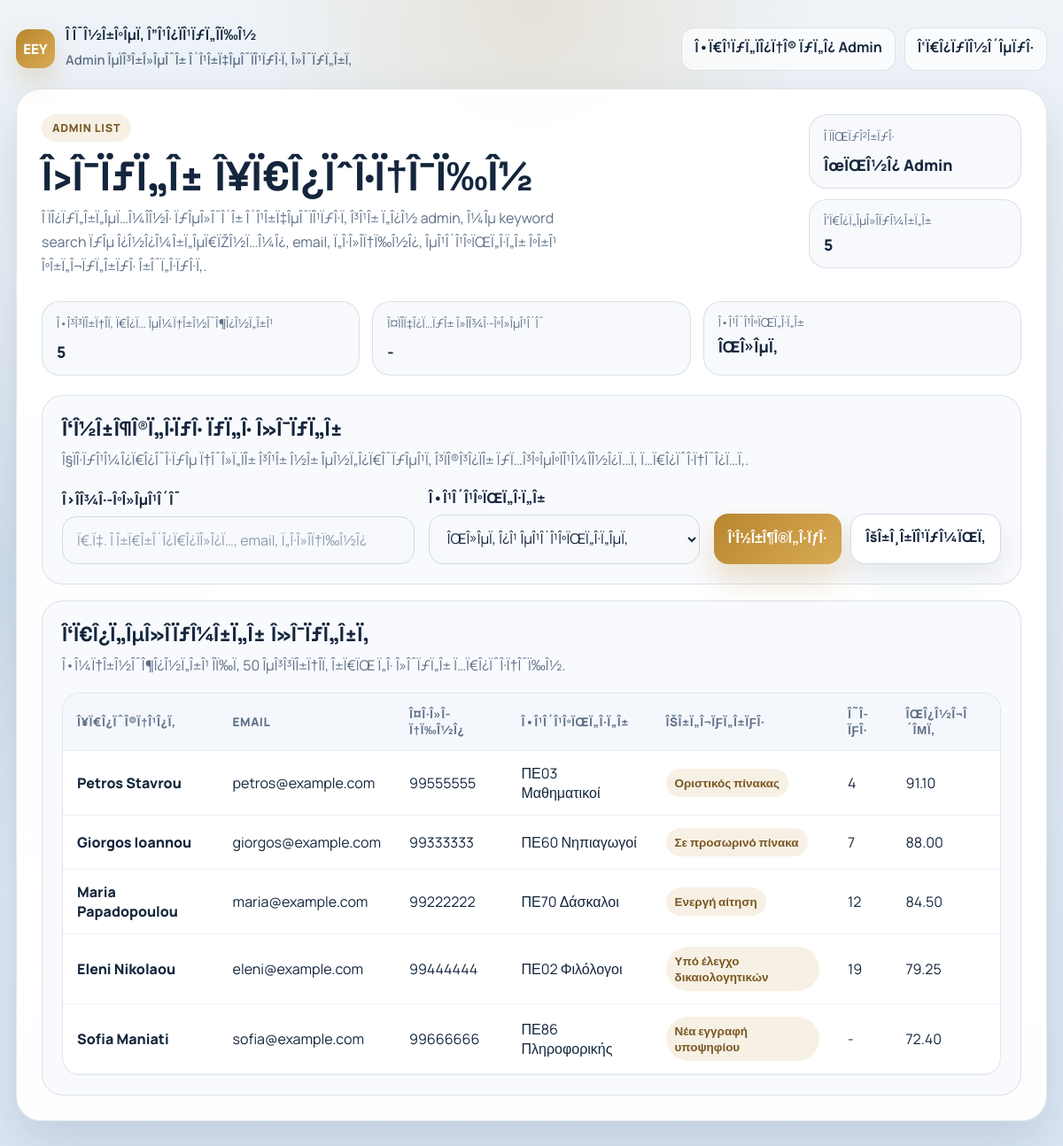
Screenshot of /list.php (signed in) with the database file from the repository.
### tables this page shows
CREATE TABLE IF NOT EXISTS candidate_profiles (
    id INT UNSIGNED AUTO_INCREMENT PRIMARY KEY,
    user_id INT UNSIGNED NOT NULL,
    father_name VARCHAR(100) DEFAULT NULL,
    mother_name VARCHAR(100) DEFAULT NULL,
    birth_date DATE DEFAULT NULL,
    specialty_id INT UNSIGNED DEFAULT NULL,
    application_status VARCHAR(255) DEFAULT NULL,
    ranking_position INT DEFAULT NULL,
    points DECIMAL(10,2) DEFAULT NULL,
    created_at TIMESTAMP NOT NULL DEFAULT CURRENT_TIMESTAMP,
    CONSTRAINT fk_candidate_profiles_user
        FOREIGN KEY (user_id) REFERENCES users(id) ON DELETE CASCADE,
    CONSTRAINT fk_candidate_profiles_specialty
        FOREIGN KEY (specialty_id) REFERENCES specialties(id) ON DELETE SET NULL
);

CREATE TABLE IF NOT EXISTS users (
    id INT UNSIGNED AUTO_INCREMENT PRIMARY KEY,
    username VARCHAR(100) NOT NULL UNIQUE,
    first_name VARCHAR(100) NOT NULL,
    last_name VARCHAR(100) NOT NULL,
    email VARCHAR(190) NOT NULL UNIQUE,
    phone VARCHAR(30) DEFAULT NULL,
    password_hash VARCHAR(255) NOT NULL,
    role ENUM('admin', 'candidate') NOT NULL DEFAULT 'candidate',
    created_at TIMESTAMP NOT NULL DEFAULT CURRENT_TIMESTAMP
);

CREATE TABLE IF NOT EXISTS specialties (
    id INT UNSIGNED AUTO_INCREMENT PRIMARY KEY,
    title VARCHAR(150) NOT NULL,
    description TEXT DEFAULT NULL,
    created_at TIMESTAMP NOT NULL DEFAULT CURRENT_TIMESTAMP
);

### includes/db.php (called while the page is built, shortened)
<?php
$db_host = "localhost";
$db_name = "pinakes_dioristewn";
$db_user = "root";
$db_pass = "";
$db_port = 3306;
final class PdoResultAdapter
{
    private array $rows;
    private int $position = 0;
    public int $num_rows = 0;
    public function __construct(array $rows)
    {
        $this->rows = array_values($rows);
        $this->num_rows = count($this->rows);
    }
    public function fetch_assoc(): ?array
    {
        if ($this->position >= $this->num_rows) {
            return null;
        }
        return $this->rows[$this->position++];
    }
}
final class PdoStatementAdapter
{
    private PdoConnectionAdapter $connection;
    private PDOStatement $statement;
    private array $boundValues = [];
    private ?PdoResultAdapter $result = null;
    public function __construct(PdoConnectionAdapter $connection, PDOStatement $statement)
    {
        $this->connection = $connection;
        $this->statement = $statement;
    }
    public function execute(): bool
    {
        try {
            $this->statement->execute($this->boundValues);
            $this->connection->syncLastInsertId();
            if ($this->statement->columnCount() > 0) {
                $rows = $this->statement->fetchAll(PDO::FETCH_ASSOC);
                $this->result = new PdoResultAdapter($rows);
            } else {
                $this->result = null;
                $this->num_rows = $this->statement->rowCount();
            }
            $this->connection->error = "";
            return true;
        } catch (PDOException $exception) {
            $this->error = $exception->getMessage();
            $this->connection->error = $this->error;
            $this->result = null;
            $this->num_rows = 0;
            return false;
        }
    }
    public function get_result(): ?PdoResultAdapter
    {
        return $this->result;
    }
    public function close(): void
    {
        $this->result = null;
    }
}
final class PdoConnectionAdapter
{
    private PDO $pdo;
    public function __construct(PDO $pdo)
    {
        $this->pdo = $pdo;
    }
    public function prepare(string $sql): PdoStatementAdapter|false
    {
        try {
            $statement = $this->pdo->prepare($sql);
            return new PdoStatementAdapter($this, $statement);
        } catch (PDOException $exception) {
            $this->error = $exception->getMessage();
            return false;
        }
    }
}
try {
    $dsn = "mysql:host={$db_host};port={$db_port};dbname={$db_name};charset=utf8mb4";
    $pdo = new PDO($dsn, $db_user, $db_pass, [
        PDO::ATTR_ERRMODE => PDO::ERRMODE_EXCEPTION,
        PDO::ATTR_DEFAULT_FETCH_MODE => PDO::FETCH_ASSOC,
        PDO::ATTR_EMULATE_PREPARES => false,
    ]);
} catch (PDOException $exception) {
    http_response_code(500);
    die(
        "<!DOCTYPE html>
        <html lang='el'>
        <head>
            <meta charset='UTF-8'>
            <meta name='viewport' content='width=device-width, initial-scale=1.0'>
            <title>Σφάλμα σύνδεσης βάσης</title>
            <style>
                body {
                    font-family: Arial, sans-serif;
                    background: #f4f6f8;
                    margin: 0;
                    padding: 40px 20px;
                    color: #1f2937;
                }
                .error-box {
                    max-width: 720px;
                    margin: 0 auto;
                    background: #ffffff;
                    border: 1px solid #e5e7eb;
                    border-left: 6px solid #dc2626;
                    border-radius: 10px;
                    padding: 24px;
                    box-shadow: 0 8px 24px rgba(0, 0, 0, 0.08);
                }
                h1 {
                    margin-top: 0;
                    color: #b91c1c;
                }
                p {
                    line-height: 1.6;
                }
                code {
                    background: #f3f4f6;
                    padding: 2px 6px;
                    border-radius: 4px;
                }
            </style>
        </head>
        <body>
            <div class='error-box'>
                <h1>Δεν υπάρχει σύνδεση με τη βάση δεδομένων</h1>
                <p>Η εφαρμογή δεν μπόρεσε να συνδεθεί στη MySQL. Έλεγξε αν τρέχει η βάση από το XAMPP.</p>
                <p>Άνοιξε το <code>XAMPP Control Panel</code> και πάτησε <code>Start</code> στο <code>MySQL</code>.</p>
            </div>
        </body>
        </html>"
    );
}
$conn = new PdoConnectionAdapter($pdo);

### includes/functions.php (called while the page is built, shortened)
<?php
function e(?string $value): string
{
    return htmlspecialchars((string) $value, ENT_QUOTES, "UTF-8");
}
function h(?string $value): string
{
    return e($value);
}

### list.php (the view, shortened to what this page needs)
<?php
require_once __DIR__ . "/includes/db.php";
require_once __DIR__ . "/includes/functions.php";
$keyword = trim($_GET["keyword"] ?? "");
$specialtyId = (int) ($_GET["specialty_id"] ?? 0);
$results = [];
$selectedSpecialtyLabel = "ÎŒÎ»ÎµÏ‚";
$sql = "
    SELECT
        u.first_name,
        u.last_name,
        u.email,
        u.phone,
        s.title AS specialty_title,
        cp.application_status,
        cp.ranking_position,
        cp.points
    FROM candidate_profiles cp
    INNER JOIN users u ON u.id = cp.user_id
    LEFT JOIN specialties s ON s.id = cp.specialty_id
    WHERE 1 = 1
";
$sql .= " ORDER BY cp.ranking_position IS NULL, cp.ranking_position ASC, u.last_name ASC, u.first_name ASC LIMIT 50";
$stmt = $conn->prepare($sql);
if ($stmt) {
    $stmt->execute();
    $result = $stmt->get_result();
    if ($result) {
        while ($row = $result->fetch_assoc()) {
            $results[] = $row;
        }
    }
}
$totalResults = count($results);
$hasFilters = $keyword !== "" || $specialtyId > 0;
?>
<!DOCTYPE html>
<html lang="el">
<head>
</head>
<body>
    <main class="page">
        <div class="shell">
            <div class="topbar">
                <div class="brand">
                    <span class="brand-mark">EEY</span>
                    <div class="brand-copy">
                        <strong>Î Î¯Î½Î±ÎºÎµÏ‚ Î”Î¹Î¿ÏÎ¹ÏƒÏ„Î­Ï‰Î½</strong>
                        <span>Admin ÎµÏÎ³Î±Î»ÎµÎ¯Î± Î´Î¹Î±Ï‡ÎµÎ¯ÏÎ¹ÏƒÎ·Ï‚ Î»Î¯ÏƒÏ„Î±Ï‚</span>
                    </div>
                </div>
                <div class="top-actions">
                    <a class="action-link" href="Admin/admindashboard.php">Î•Ï€Î¹ÏƒÏ„ÏÎ¿Ï†Î® ÏƒÏ„Î¿ Admin</a>
                    <a class="action-link" href="auth/logout.php">Î‘Ï€Î¿ÏƒÏÎ½Î´ÎµÏƒÎ·</a>
                </div>
            </div>
            <section class="panel">
                <div class="hero">
                    <div>
                        <span class="eyebrow">Admin List</span>
                        <h1>Î›Î¯ÏƒÏ„Î± Î¥Ï€Î¿ÏˆÎ·Ï†Î¯Ï‰Î½</h1>
                        <p class="intro">
                            Î ÏÎ¿ÏƒÏ„Î±Ï„ÎµÏ…Î¼Î­Î½Î· ÏƒÎµÎ»Î¯Î´Î± Î´Î¹Î±Ï‡ÎµÎ¯ÏÎ¹ÏƒÎ·Ï‚ Î³Î¹Î± Ï„Î¿Î½ admin, Î¼Îµ keyword search ÏƒÎµ Î¿Î½Î¿Î¼Î±Ï„ÎµÏ€ÏŽÎ½Ï…Î¼Î¿, email, Ï„Î·Î»Î­Ï†Ï‰Î½Î¿, ÎµÎ¹Î´Î¹ÎºÏŒÏ„Î·Ï„Î± ÎºÎ±Î¹ ÎºÎ±Ï„Î¬ÏƒÏ„Î±ÏƒÎ· Î±Î¯Ï„Î·ÏƒÎ·Ï‚.
                        </p>
                    </div>
                    <div class="hero-badges">
                        <div class="badge">
                            <span class="badge-label">Î ÏÏŒÏƒÎ²Î±ÏƒÎ·</span>
                            <span class="badge-value">ÎœÏŒÎ½Î¿ Admin</span>
                        </div>
                        <div class="badge">
                            <span class="badge-label">Î‘Ï€Î¿Ï„ÎµÎ»Î­ÏƒÎ¼Î±Ï„Î±</span>
                            <span class="badge-value"><?php echo $totalResults; ?></span>
                        </div>
                    </div>
                </div>
                <section class="stats" aria-label="Î£ÏÎ½Î¿ÏˆÎ· Î»Î¯ÏƒÏ„Î±Ï‚">
                    <div class="stat">
                        <span class="stat-label">Î•Î³Î³ÏÎ±Ï†Î­Ï‚ Ï€Î¿Ï… ÎµÎ¼Ï†Î±Î½Î¯Î¶Î¿Î½Ï„Î±Î¹</span>
                        <span class="stat-kpi"><?php echo $totalResults; ?></span>
                    </div>
                    <div class="stat">
                        <span class="stat-label">Î¤ÏÎ­Ï‡Î¿Ï…ÏƒÎ± Î»Î­Î¾Î·-ÎºÎ»ÎµÎ¹Î´Î¯</span>
                        <span class="stat-kpi"><?php echo $keyword !== "" ? h($keyword) : "-"; ?></span>
                    </div>
                    <div class="stat">
                        <span class="stat-label">Î•Î¹Î´Î¹ÎºÏŒÏ„Î·Ï„Î±</span>
                        <span class="stat-kpi"><?php echo h($selectedSpecialtyLabel); ?></span>
                    </div>
                </section>
                <section class="filters" aria-labelledby="filterTitle">
                    <div class="section-head">
                        <h2 id="filterTitle">Î‘Î½Î±Î¶Î®Ï„Î·ÏƒÎ· ÏƒÏ„Î· Î»Î¯ÏƒÏ„Î±</h2>
                        <p>Î§ÏÎ·ÏƒÎ¹Î¼Î¿Ï€Î¿Î¯Î·ÏƒÎµ Ï†Î¯Î»Ï„ÏÎ± Î³Î¹Î± Î½Î± ÎµÎ½Ï„Î¿Ï€Î¯ÏƒÎµÎ¹Ï‚ Î³ÏÎ®Î³Î¿ÏÎ± ÏƒÏ…Î³ÎºÎµÎºÏÎ¹Î¼Î­Î½Î¿Ï…Ï‚ Ï…Ï€Î¿ÏˆÎ·Ï†Î¯Î¿Ï…Ï‚.</p>
                    </div>
                    <form class="form-grid" method="get" action="list.php">
                        <div>
                            <label for="keyword">Î›Î­Î¾Î·-ÎºÎ»ÎµÎ¹Î´Î¯</label>
                            <input id="keyword" name="keyword" type="text" value="<?php echo h($keyword); ?>" placeholder="Ï€.Ï‡. Î Î±Ï€Î±Î´Î¿Ï€Î¿ÏÎ»Î¿Ï…, email, Ï„Î·Î»Î­Ï†Ï‰Î½Î¿">
                        </div>
                        <div>
                            <label for="specialty_id">Î•Î¹Î´Î¹ÎºÏŒÏ„Î·Ï„Î±</label>
                            <select id="specialty_id" name="specialty_id">
                                <option value="0">ÎŒÎ»ÎµÏ‚ Î¿Î¹ ÎµÎ¹Î´Î¹ÎºÏŒÏ„Î·Ï„ÎµÏ‚</option>
                            </select>
                        </div>
                        <div class="actions">
                            <button class="btn btn-primary" type="submit">Î‘Î½Î±Î¶Î®Ï„Î·ÏƒÎ·</button>
                            <a class="btn btn-secondary" href="list.php">ÎšÎ±Î¸Î±ÏÎ¹ÏƒÎ¼ÏŒÏ‚</a>
                        </div>
                    </form>
                </section>
                <section class="results" aria-labelledby="resultsTitle">
                    <div class="section-head">
                        <h2 id="resultsTitle">Î‘Ï€Î¿Ï„ÎµÎ»Î­ÏƒÎ¼Î±Ï„Î± Î»Î¯ÏƒÏ„Î±Ï‚</h2>
                        <p>
                            <?php if ($hasFilters): ?>
                                Î•Î¼Ï†Î±Î½Î¯Î¶Î¿Î½Ï„Î±Î¹ Î¿Î¹ ÎµÎ³Î³ÏÎ±Ï†Î­Ï‚ Ï€Î¿Ï… Ï„Î±Î¹ÏÎ¹Î¬Î¶Î¿Ï…Î½ ÏƒÏ„Î± Ï†Î¯Î»Ï„ÏÎ± Ï€Î¿Ï… ÎµÏ€Î­Î»ÎµÎ¾ÎµÏ‚.
                            <?php else: ?>
                                Î•Î¼Ï†Î±Î½Î¯Î¶Î¿Î½Ï„Î±Î¹ Î­Ï‰Ï‚ 50 ÎµÎ³Î³ÏÎ±Ï†Î­Ï‚ Î±Ï€ÏŒ Ï„Î· Î»Î¯ÏƒÏ„Î± Ï…Ï€Î¿ÏˆÎ·Ï†Î¯Ï‰Î½.
                            <?php endif; ?>
                        </p>
                    </div>
                    <div class="table-wrap" role="region" aria-label="Î›Î¯ÏƒÏ„Î± Ï…Ï€Î¿ÏˆÎ·Ï†Î¯Ï‰Î½">
                        <table>
                            <thead>
                                <tr>
                                    <th>Î¥Ï€Î¿ÏˆÎ®Ï†Î¹Î¿Ï‚</th>
                                    <th>Email</th>
                                    <th>Î¤Î·Î»Î­Ï†Ï‰Î½Î¿</th>
                                    <th>Î•Î¹Î´Î¹ÎºÏŒÏ„Î·Ï„Î±</th>
                                    <th>ÎšÎ±Ï„Î¬ÏƒÏ„Î±ÏƒÎ·</th>
                                    <th>Î˜Î­ÏƒÎ·</th>
                                    <th>ÎœÎ¿Î½Î¬Î´ÎµÏ‚</th>
                                </tr>
                            </thead>
                            <tbody>
                                <?php if ($results === []): ?>
                                    <tr>
                                        <td colspan="7" class="empty-state">Î”ÎµÎ½ Î²ÏÎ­Î¸Î·ÎºÎ±Î½ Î±Ï€Î¿Ï„ÎµÎ»Î­ÏƒÎ¼Î±Ï„Î± Î³Î¹Î± Ï„Î± ÎºÏÎ¹Ï„Î®ÏÎ¹Î± Ï€Î¿Ï… Î­Î´Ï‰ÏƒÎµÏ‚.</td>
                                    </tr>
                                <?php else: ?>
                                    <?php foreach ($results as $row): ?>
                                        <tr>
                                            <td>
                                                <div class="candidate-name"><?php echo h($row['first_name'] . ' ' . $row['last_name']); ?></div>
                                            </td>
                                            <td><?php echo h($row['email']); ?></td>
                                            <td><?php echo h($row['phone'] ?? '-'); ?></td>
                                            <td><?php echo h($row['specialty_title'] ?? '-'); ?></td>
                                            <td><span class="pill"><?php echo h($row['application_status'] ?? '-'); ?></span></td>
                                            <td><?php echo $row['ranking_position'] !== null ? (int) $row['ranking_position'] : '-'; ?></td>
                                            <td><?php echo $row['points'] !== null ? number_format((float) $row['points'], 2) : '-'; ?></td>
                                        </tr>
                                    <?php endforeach; ?>
                                <?php endif; ?>
                            </tbody>
                        </table>
                    </div>
                </section>
            </section>
        </div>
    </main>
</body>
</html>

### rows the page displays
candidate_profiles: user.last_name "Petros Stavrou", user.email "petros@example.com", user.phone "99555555", specialty.title "ΠΕ03 Μαθηματικοί", application_status "Οριστικός πίνακας", ranking_position "4", points "91.10"
candidate_profiles: user.last_name "Giorgos Ioannou", user.email "giorgos@example.com", user.phone "99333333", specialty.title "ΠΕ60 Νηπιαγωγοί", application_status "Σε προσωρινό πίνακα", ranking_position "7", points "88.00"
candidate_profiles: user.last_name "Maria Papadopoulou", user.email "maria@example.com", user.phone "99222222", specialty.title "ΠΕ70 Δάσκαλοι", application_status "Ενεργή αίτηση", ranking_position "12", points "84.50"
candidate_profiles: user.last_name "Eleni Nikolaou", user.email "eleni@example.com", user.phone "99444444", specialty.title "ΠΕ02 Φιλόλογοι", application_status "Υπό έλεγχο δικαιολογητικών", ranking_position "19", points "79.25"
candidate_profiles: user.last_name "Sofia Maniati", user.email "sofia@example.com", user.phone "99666666", specialty.title "ΠΕ86 Πληροφορικής", application_status "Νέα εγγραφή υποψηφίου", points "72.40"

### other values shown
$totalResults "5"
$selectedSpecialtyLabel "ÎŒÎ»ÎµÏ‚"
